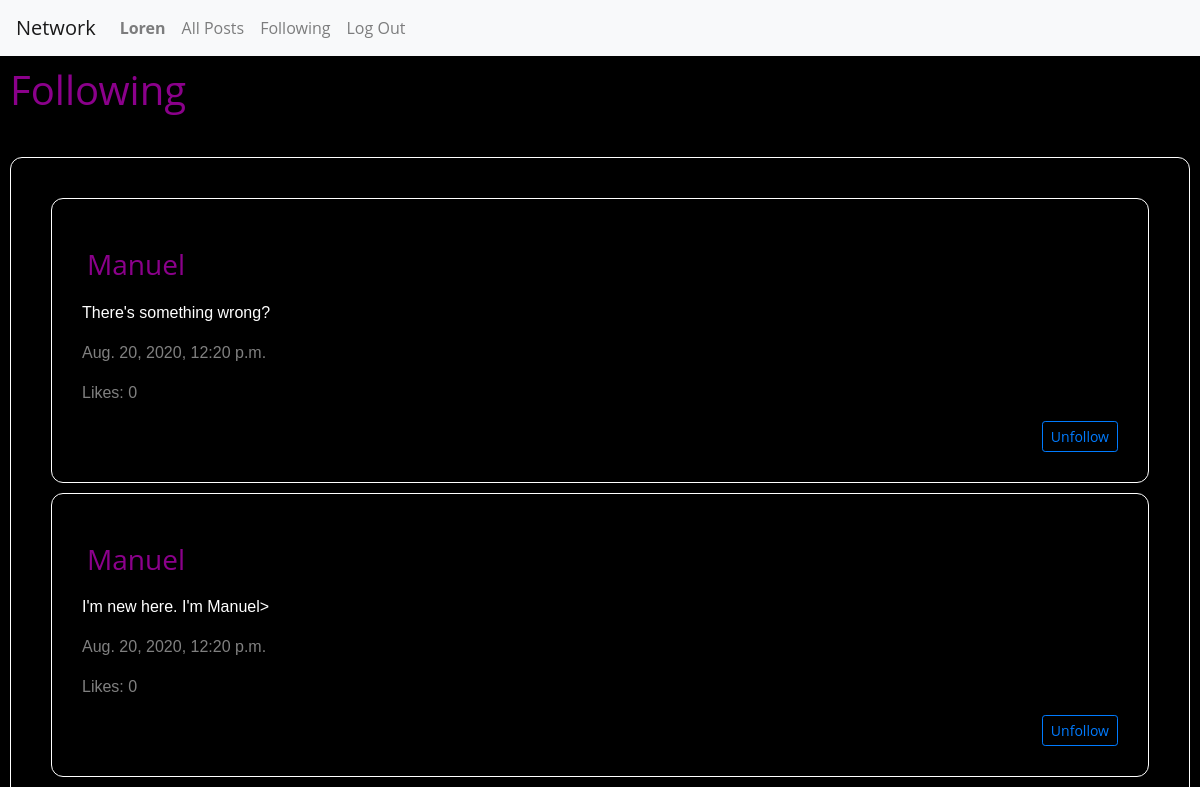
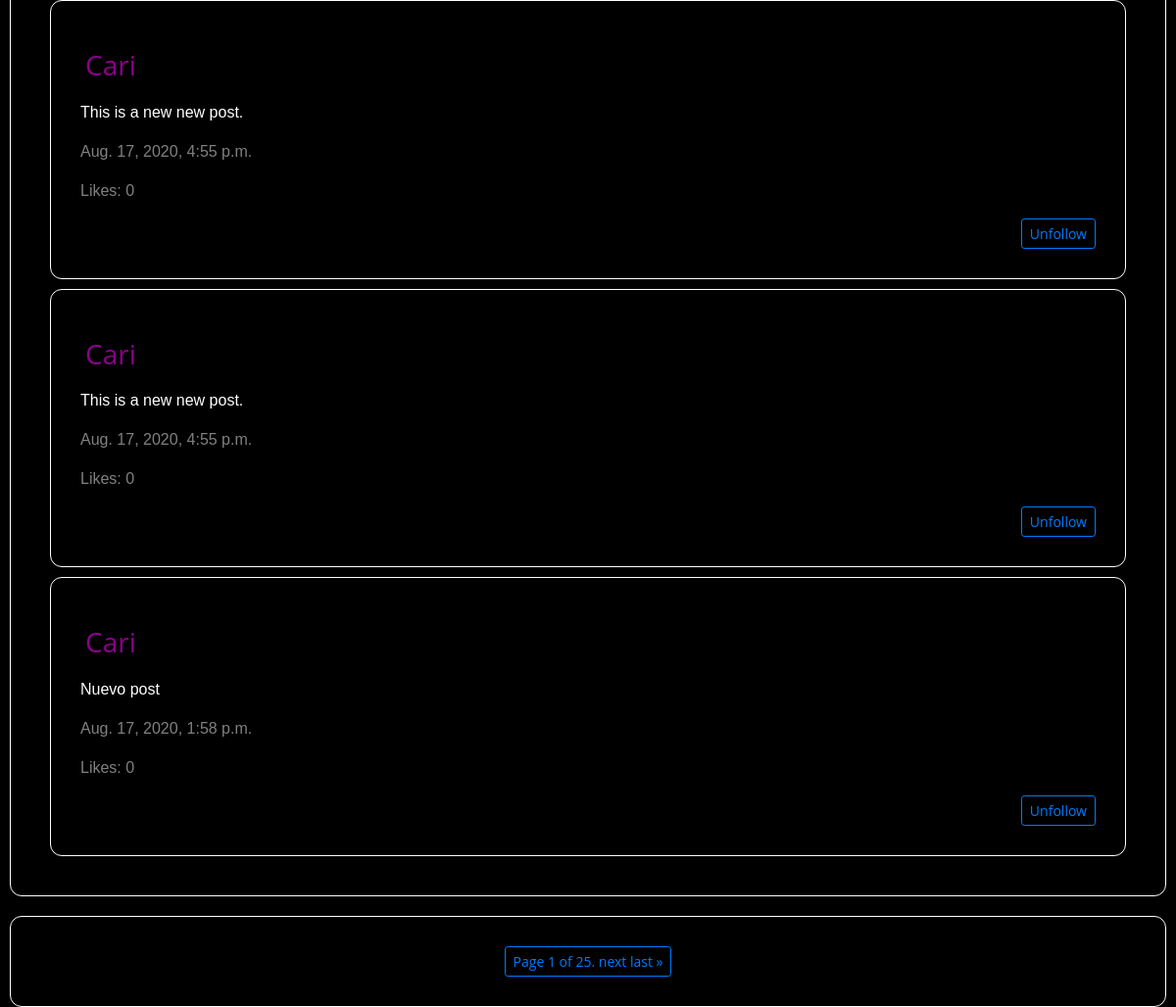
The app's page /following/Cari (signed in) with its own data (2 pictures, top to bottom).
### network/models.py (models this page shows, shortened)
class User(AbstractUser):
    pass

class Post(models.Model):
    username = models.ForeignKey(
        "User", default=1, on_delete=models.CASCADE, related_name="posts")
    content = models.TextField(blank=True)
    timestamp = models.DateTimeField(auto_now_add=True)
    likes = models.ManyToManyField(
        'User', default=None, blank=True, related_name='likes')

### network/views.py (the view)
# urls.py: path("following/<str:username>", views.following, name="following"),
@login_required
def following(request, username):
    if request.method == 'GET':
        username = request.user
        posts = Post.objects.order_by("-timestamp").all()
        posts_to_follow = []
        for post in posts:
            follows = Follow.objects.filter(following=post.username)
            for follower in follows:
                if follower.following == post.username and follower.following != username:
                    posts_to_follow.append(post)
                if post.id in posts_to_follow:
                    print("post.id", post.id)
        for posts_i in posts_to_follow:
            posti_id = posts_i.id
            for post_j in posts_to_follow:
                postj_id = post_j.id
                count = 1
                if posti_id == postj_id:
                    count += 1
                if count > 1:
                    posts_to_follow.remove(post_j)
        paginator = Paginator(posts_to_follow, 5)
        page_number = request.GET.get('page')
        page_obj = paginator.get_page(page_number)
        if not follows:
            return render(request, 'network/following.html', {'message': "Could be a good idea to start to follow people of your interest!"})
    return render(request, "network/following.html", {
        "posts": posts_to_follow,
        "page_obj": page_obj
    })

### network/templates/network/following.html (shortened to what this page needs)
{% extends "network/layout.html" %}
{% load static %}
{% block body %}
<h1 id="titleLink"> Following </h1>
   <hr>
<div id="post-view">
    <div id="post-table">
    {% for post in page_obj %}
        <div class="compose-post">
            <h3 id="titlePage">{{ post.username }}</h3>
            <p class="inputText">{{ post.content }}</p>
            <p class="timeInfo">{{ post.timestamp}}</p>
            <p class="timeInfo"> Likes: 0 </p>
            <div class="follow_profile">
                <form>
                <button id="follow_profile" type="submit" class="btn btn-sm btn-outline-primary" value="Unfollow" name="follow_profile">Unfollow</button>
            </div>
        </div>
    {% endfor %}
    </div>
</div>
<div class="compose-post" id="compose-post">
        <div class="pagination justify-content-center">
            <span class="step-links btn btn-sm btn-outline-primary">
                <span class="current">
                    Page {{ page_obj.number }} of {{ page_obj.paginator.num_pages }}.
                </span>
                {% if page_obj.has_next %}
                    <a href="?page={{ page_obj.next_page_number }}">next</a>
                    <a href="?page={{ page_obj.paginator.num_pages }}">last &raquo;</a>
                {% endif %}
            </span>
        </div>
    </div>
{% endblock %}

### network/templates/network/layout.html (shortened to what this page needs)
{% load static %}
<!DOCTYPE html>
<html lang="en">
    <head>
        <link rel="stylesheet" href="https://stackpath.bootstrapcdn.com/bootstrap/4.4.1/css/bootstrap.min.css">
        <link href="{% static 'network/styles.css' %}" rel="stylesheet">
    </head>
    <body>
        <nav class="navbar navbar-expand-lg navbar-light bg-light">
            <a class="navbar-brand" href="{% url 'index' %}">Network</a>
            <div>
              <ul class="navbar-nav mr-auto">
                {% if user.is_authenticated %}
                    <li class="nav-item">
                        <a class="nav-link" href="{% url 'profile' user.username %}"><strong>{{ user.username }}</strong></a>
                    </li>
                {% endif %}
                <li class="nav-item">
                  <a class="nav-link" href="{% url 'posts' %}" id='all_post'>All Posts</a>
                </li>
                {% if user.is_authenticated %}
                    <li class="nav-item">
                        <a class="nav-link" href="{% url 'following' user.username %}" id='follow'>Following</a>
                    </li>
                    <li class="nav-item">
                        <a class="nav-link" href="{% url 'logout' %}">Log Out</a>
                    </li>
                {% endif %}
              </ul>
            </div>
          </nav>
        <div class="body">
            {% block body %}
            {% endblock %}
        </div>
    </body>
</html>

### network/static/network/styles.css (style rules this page uses)
* { box-sizing: border-box; }
body { font-family: "Open Sans", arial, sans-serif; margin: 10; height: 100vh; width: 100vw; color: #8b008b; background: #000000; }
h3 { margin: 0.5em 0; }
#titleLink { width: 100%; display: flex; align-items: flex-start; justify-content: left; padding: 10px; }
#titlePage { width: 100%; display: flex; align-items: flex-start; justify-content: left; padding: 5px; }
#post-view { padding: 30px; margin: 10px; border: 1px solid white; border-radius: 12px; clear: both; border-collapse: separate; }
.follow_profile { display: flex; align-items: flex-end; justify-content: flex-end; flex-direction: row; }
.compose-post { padding: 30px; margin: 10px; border: 1px solid white; border-radius: 12px; clear: both; vertical-align: inherit; border-collapse: separate; }
.inputText { color: white; font-family: Verdana, Geneva, Tahoma, sans-serif; }
.timeInfo { color: grey; font-family: Verdana, Geneva, Tahoma, sans-serif; }

### records on screen
User: username "Loren"
Post: username "Manuel", content "There's something wrong?", timestamp "Aug. 20, 2020, 12:20 p.m."
Post: username "Manuel", content "I'm new here. I'm Manuel>", timestamp "Aug. 20, 2020, 12:20 p.m."
Post: username "Cari", content "This is a new new post.", timestamp "Aug. 17, 2020, 4:55 p.m."
Post: username "Cari", content "Nuevo post", timestamp "Aug. 17, 2020, 1:58 p.m."

### other values on screen
{{ page_obj.number }} "1"
{{ page_obj.paginator.num_pages }} "25"
